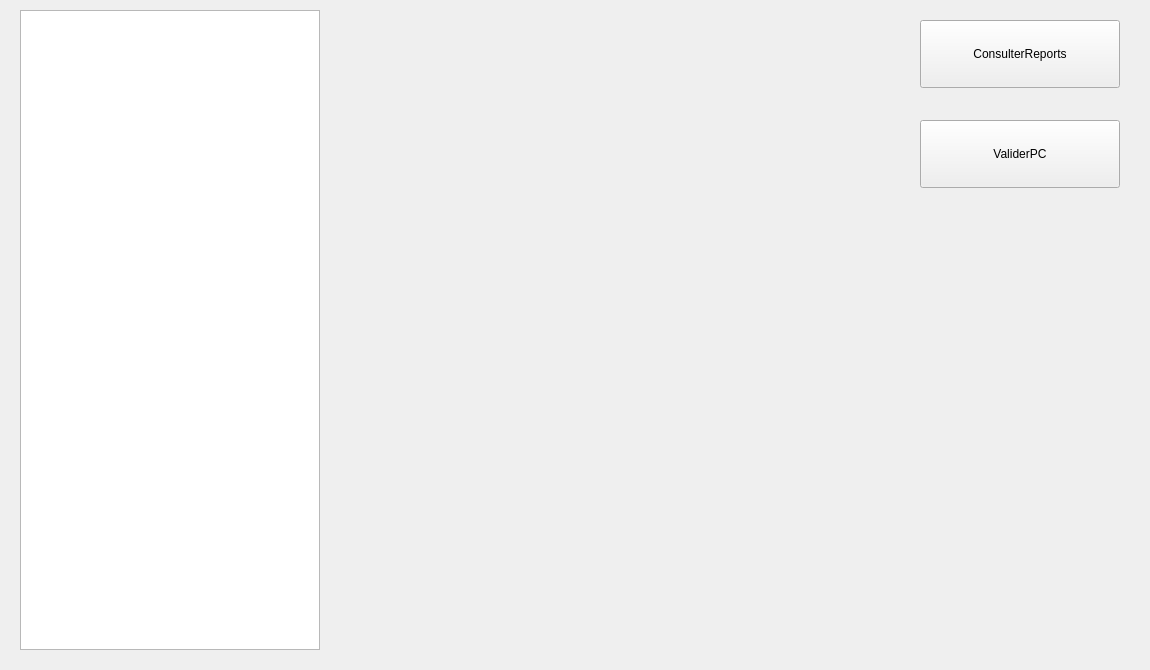
<?xml version="1.0" encoding="UTF-8"?>
<ui version="4.0">
 <class>GestionnaireIG</class>
 <widget class="QWidget" name="GestionnaireIG">
  <property name="geometry">
   <rect>
    <x>0</x>
    <y>0</y>
    <width>1150</width>
    <height>670</height>
   </rect>
  </property>
  <property name="windowTitle">
   <string>GestionnaireIG</string>
  </property>
  <widget class="QPushButton" name="ConsulterReports">
   <property name="geometry">
    <rect>
     <x>920</x>
     <y>20</y>
     <width>200</width>
     <height>68</height>
    </rect>
   </property>
   <property name="text">
    <string>ConsulterReports</string>
   </property>
   <property name="autoDefault">
    <bool>false</bool>
   </property>
   <property name="default">
    <bool>false</bool>
   </property>
   <property name="flat">
    <bool>false</bool>
   </property>
  </widget>
  <widget class="QListWidget" name="SousList">
   <property name="geometry">
    <rect>
     <x>20</x>
     <y>10</y>
     <width>300</width>
     <height>640</height>
    </rect>
   </property>
  </widget>
  <widget class="QPushButton" name="ValiderPC">
   <property name="geometry">
    <rect>
     <x>920</x>
     <y>120</y>
     <width>200</width>
     <height>68</height>
    </rect>
   </property>
   <property name="text">
    <string>ValiderPC</string>
   </property>
   <property name="autoDefault">
    <bool>false</bool>
   </property>
   <property name="default">
    <bool>false</bool>
   </property>
   <property name="flat">
    <bool>false</bool>
   </property>
  </widget>
 </widget>
 <resources/>
 <connections/>
</ui>
